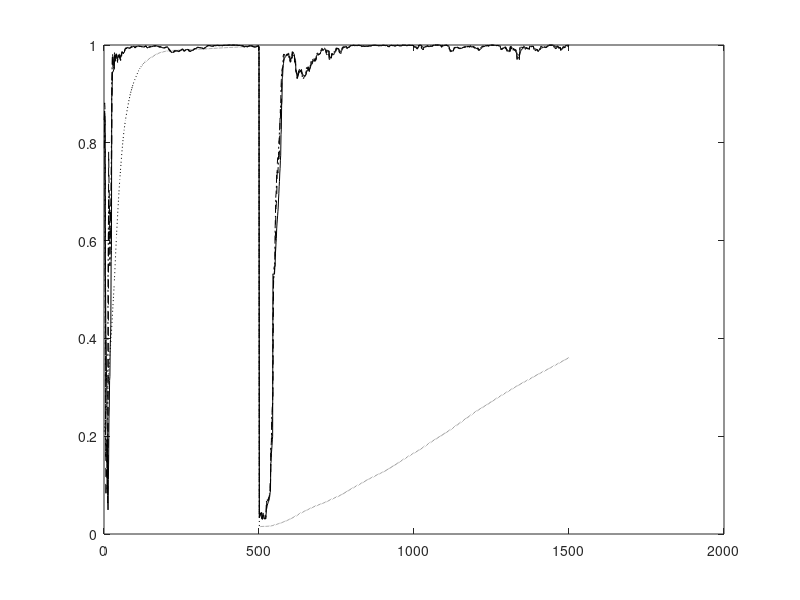

This figure's MATLAB source: (Note: this script raises an error after producing the figure.)
% This code is written to support the experiments in the book titled:
% Adaptive Machine Learning Algorithms with Python
% by
% Chanchal Chatterjee
% December 2021
% Speedup of the Adaptive EVD Algorithm 
% Steepest Descent, Conjugate Direction, Newton-Raphson methods
% Nonstationary Case

function evdX;

clear all; close all; 

eta0 = 400;

% Number of samples N and dimension D
nSamples1 = 500;
nSamples2 = 1000;
nSamples = nSamples1 + nSamples2;
nDim = 10;
nEA = 4;
nEpochs = 1;
randn('state',0);

% Generate the covX random matrices
if 0
covX = ...
[ 0.0910   0.0380  -0.0530  -0.0050   0.0100  -0.1360   0.1550   0.0300   0.0020   0.0320 ; ...
  0.0380   0.3730   0.0180  -0.0280  -0.0110  -0.3670   0.1540  -0.0570  -0.0310  -0.0650 ; ...
 -0.0530   0.0180   1.4300   0.0170   0.0550  -0.4500  -0.0380  -0.2980  -0.0410  -0.0300 ; ...
 -0.0050  -0.0280   0.0170   0.0840  -0.0050   0.0160   0.0420  -0.0220   0.0010   0.0050 ; ...
  0.0100  -0.0110   0.0550  -0.0050   0.0710   0.0880   0.0580  -0.0690  -0.0080   0.0030 ; ...
 -0.1360  -0.3670  -0.4500   0.0160   0.0880   5.7200  -0.5440  -0.2480   0.0050   0.0950 ; ...
  0.1550   0.1540  -0.0380   0.0420   0.0580  -0.5440   2.7500  -0.3430  -0.0110  -0.1200 ; ...
  0.0300  -0.0570  -0.2980  -0.0220  -0.0690  -0.2480  -0.3430   1.4500   0.0780   0.0280 ; ...
  0.0020  -0.0310  -0.0410   0.0010  -0.0080   0.0050  -0.0110   0.0780   0.0670   0.0150 ; ...
  0.0320  -0.0650  -0.0300   0.0050   0.0030   0.0950  -0.1200   0.0280   0.0150   0.3410 ];

covX = ...
[ 0.4270   0.0110  -0.0050  -0.0250   0.0890  -0.0790  -0.0190   0.0740   0.0890   0.0050 ; ...
  0.0110   5.6900  -0.0690  -0.2820  -0.7310   0.0900  -0.1240   0.1000   0.4320  -0.1030 ; ...
 -0.0050  -0.0690   0.0800   0.0980   0.0450  -0.0410   0.0230   0.0220  -0.0350   0.0120 ; ...
 -0.0250  -0.2820   0.0980   2.8000  -0.1070   0.1500  -0.1930   0.0950  -0.2260   0.0460 ; ...
  0.0890  -0.7310   0.0450  -0.1070   3.4400   0.2530   0.2510   0.3160   0.0390  -0.0100 ; ...
 -0.0790   0.0900  -0.0410   0.1500   0.2530   2.2700  -0.1800   0.2950  -0.0390  -0.1130 ; ...
 -0.0190  -0.1240   0.0230  -0.1930   0.2510  -0.1800   0.3270   0.0270   0.0260  -0.0160 ; ...
  0.0740   0.1000   0.0220   0.0950   0.3160   0.2950   0.0270   0.7270  -0.0960  -0.0170 ; ...
  0.0890   0.4320  -0.0350  -0.2260   0.0390  -0.0390   0.0260  -0.0960   0.7150  -0.0090 ; ...
  0.0050  -0.1030   0.0120   0.0460  -0.0100  -0.1130  -0.0160  -0.0170  -0.0090   0.0650 ];

covX = ...
[ 0.3350   0.0260  -0.0510  -0.0120   0.0790   0.0170   0.0290   0.0080   0.0770  -0.0300 ; ...
  0.0260   0.0910   0.0110  -0.0100   0.0060  -0.0140  -0.0020  -0.0230   0.0110   0.0350 ; ...
 -0.0510   0.0110   0.0780   0.0000   0.0160   0.0030   0.0300  -0.0350  -0.0030  -0.0490 ; ...
 -0.0120  -0.0100   0.0000   0.0820  -0.0030  -0.0260  -0.0250  -0.0290  -0.0150   0.0250 ; ...
  0.0790   0.0060   0.0160  -0.0030   0.7970   0.1940  -0.0370  -0.0230   0.0590  -0.1450 ; ...
  0.0170  -0.0140   0.0030  -0.0260   0.1940   1.5000   0.0140  -0.1040   0.1140  -0.2290 ; ...
  0.0290  -0.0020   0.0300  -0.0250  -0.0370   0.0140   0.2770  -0.0300  -0.0770  -0.0510 ; ...
  0.0080  -0.0230  -0.0350  -0.0290  -0.0230  -0.1040  -0.0300   0.3170   0.0220   0.0100 ; ...
  0.0770   0.0110  -0.0030  -0.0150   0.0590   0.1140  -0.0770   0.0220   0.5380   0.0340 ; ...
 -0.0300   0.0350  -0.0490   0.0250  -0.1450  -0.2290  -0.0510   0.0100   0.0340   0.6680 ];

covX = ...
[ 0.0840  -0.0120   0.0010   0.0150  -0.0040   0.0240  -0.0110   0.0270   0.0730  -0.0120 ; ...
 -0.0120   0.7930   0.0000   0.1970   0.0310  -0.0260   0.0500   0.0790   0.1450  -0.0270 ; ...
  0.0010   0.0000   0.0660  -0.0230   0.0110  -0.0170   0.0390  -0.0020   0.0170  -0.0040 ; ...
  0.0150   0.1970  -0.0230   0.7280  -0.0030  -0.0150   0.1210   0.0900   0.0800   0.0410 ; ...
 -0.0040   0.0310   0.0110  -0.0030   0.0800  -0.0010  -0.0070   0.0230  -0.0140  -0.0230 ; ...
  0.0240  -0.0260  -0.0170  -0.0150  -0.0010   0.3360  -0.1470  -0.0370   0.3020  -0.0520 ; ...
 -0.0110   0.0500   0.0390   0.1210  -0.0070  -0.1470   1.4500  -0.1320  -0.2300  -0.1370 ; ... 
  0.0270   0.0790  -0.0020   0.0900   0.0230  -0.0370  -0.1320   0.3200   0.2380   0.0170 ; ...
  0.0730   0.1450   0.0170   0.0800  -0.0140   0.3020  -0.2300   0.2380   2.9300  -0.0570 ; ...
 -0.0120  -0.0270  -0.0040   0.0410  -0.0230  -0.0520  -0.1370   0.0170  -0.0570   0.3040 ];

covX = ...
[ 0.0900   0.0010  -0.0080  -0.1910  -0.0070   0.0410  -0.0300  -0.0580   0.0220   0.0320 ; ...
  0.0010   0.0920  -0.0110   0.0080  -0.0140  -0.0020   0.0120  -0.0100  -0.0210  -0.0020 ; ...
 -0.0080  -0.0110   0.0820   0.0820   0.0140  -0.0200  -0.0580   0.1050   0.0040   0.0230 ; ...
 -0.1910   0.0080   0.0820   5.6800  -0.0960  -0.0150   0.6460   0.2190  -0.2380   0.2180 ; ...
 -0.0070  -0.0140   0.0140  -0.0960   0.0760  -0.0350  -0.0400  -0.0230   0.0270  -0.0140 ; ...
  0.0410  -0.0020  -0.0200  -0.0150  -0.0350   0.4580   0.1380  -0.2510   0.0120   0.0390 ; ...
 -0.0300   0.0120  -0.0580   0.6460  -0.0400   0.1380   1.8200  -0.1830  -0.0020   0.1170 ; ...
 -0.0580  -0.0100   0.1050   0.2190  -0.0230  -0.2510  -0.1830   4.0700  -0.4640   0.1470 ; ...
  0.0220  -0.0210   0.0040  -0.2380   0.0270   0.0120  -0.0020  -0.4640   0.2630   0.0540 ; ...
  0.0320  -0.0020   0.0230   0.2180  -0.0140   0.0390   0.1170   0.1470   0.0540   0.3870 ];

covX = 20*[0.091 0.038 -.053 -.005 0.010; ...
           0.038 0.373 0.018 -.028 -.011; ...
           -.053 0.018 1.430 0.017 0.055; ...
           -.005 -.028 0.017 0.084 -.005; ...
           0.010 -.011 0.055 -.005 0.071];
end

covX1 = 2*...
[ 0.0910   0.0380  -0.0530  -0.0050   0.0100  -0.1360   0.1550   0.0300   0.0020   0.0320 ; ...
  0.0380   0.3730   0.0180  -0.0280  -0.0110  -0.3670   0.1540  -0.0570  -0.0310  -0.0650 ; ...
 -0.0530   0.0180   1.4300   0.0170   0.0550  -0.4500  -0.0380  -0.2980  -0.0410  -0.0300 ; ...
 -0.0050  -0.0280   0.0170   0.0840  -0.0050   0.0160   0.0420  -0.0220   0.0010   0.0050 ; ...
  0.0100  -0.0110   0.0550  -0.0050   0.0710   0.0880   0.0580  -0.0690  -0.0080   0.0030 ; ...
 -0.1360  -0.3670  -0.4500   0.0160   0.0880   5.7200  -0.5440  -0.2480   0.0050   0.0950 ; ...
  0.1550   0.1540  -0.0380   0.0420   0.0580  -0.5440   2.7500  -0.3430  -0.0110  -0.1200 ; ...
  0.0300  -0.0570  -0.2980  -0.0220  -0.0690  -0.2480  -0.3430   1.4500   0.0780   0.0280 ; ...
  0.0020  -0.0310  -0.0410   0.0010  -0.0080   0.0050  -0.0110   0.0780   0.0670   0.0150 ; ...
  0.0320  -0.0650  -0.0300   0.0050   0.0030   0.0950  -0.1200   0.0280   0.0150   0.3410 ];
covX2 = 4* ...
[ 0.0900   0.0010  -0.0080  -0.1910  -0.0070   0.0410  -0.0300  -0.0580   0.0220   0.0320 ; ...
  0.0010   0.0920  -0.0110   0.0080  -0.0140  -0.0020   0.0120  -0.0100  -0.0210  -0.0020 ; ...
 -0.0080  -0.0110   0.0820   0.0820   0.0140  -0.0200  -0.0580   0.1050   0.0040   0.0230 ; ...
 -0.1910   0.0080   0.0820   5.6800  -0.0960  -0.0150   0.6460   0.2190  -0.2380   0.2180 ; ...
 -0.0070  -0.0140   0.0140  -0.0960   0.0760  -0.0350  -0.0400  -0.0230   0.0270  -0.0140 ; ...
  0.0410  -0.0020  -0.0200  -0.0150  -0.0350   0.4580   0.1380  -0.2510   0.0120   0.0390 ; ...
 -0.0300   0.0120  -0.0580   0.6460  -0.0400   0.1380   1.8200  -0.1830  -0.0020   0.1170 ; ...
 -0.0580  -0.0100   0.1050   0.2190  -0.0230  -0.2510  -0.1830   4.0700  -0.4640   0.1470 ; ...
  0.0220  -0.0210   0.0040  -0.2380   0.0270   0.0120  -0.0020  -0.4640   0.2630   0.0540 ; ...
  0.0320  -0.0020   0.0230   0.2180  -0.0140   0.0390   0.1170   0.1470   0.0540   0.3870 ];

    
% Compute data
[V1,D1] = eig(covX1);
[d1,in1] = sort(diag(D1));
[V2,D2]= eig(covX2);
[d2,in2]=sort(diag(D2));
VV1 = zeros(nDim,nDim);
VV2 = zeros(nDim,nDim);
DD1 = zeros(nDim,nDim);
DD2 = zeros(nDim,nDim);
for i = 1 : nDim
   VV1(:,i) = V1(:,in1(nDim+1-i));
   VV2(:,i) = V2(:,in2(nDim+1-i));
   DD1(i,i) = D1(in1(nDim+1-i),in1(nDim+1-i));
   DD2(i,i) = D2(in2(nDim+1-i),in2(nDim+1-i));
end
x1(1:nDim,1:nSamples1) = VV1*sqrt(DD1)*randn(nDim,nSamples1);
x2(1:nDim,1:nSamples2) = VV2*sqrt(DD2)*randn(nDim,nSamples2);

% Compute Corrl matrix and eigen vectors
corX1 = zeros(nDim,nDim);
corX2 = zeros(nDim,nDim);
for i = 1 : nSamples1
   corX1 = corX1 + x1(:,i)*x1(:,i)'/nSamples1;
end
for i = 1 : nSamples2
   corX2 = corX2 + x2(:,i)*x2(:,i)'/nSamples2;
end
[V1,D1] = eig(corX1);
[d1,in1] = sort(diag(D1));
[V2,D2] = eig(corX2);
[d2,in2] = sort(diag(D2));

VV1 = zeros(nDim,nDim);
VV2 = zeros(nDim,nDim);
DD1 = zeros(nDim,nDim);
DD2 = zeros(nDim,nDim);
for i = 1 : nDim
   VV1(:,i) = V1(:,in1(nDim+1-i));
   VV2(:,i) = V2(:,in2(nDim+1-i));
   DD1(i,i) = D1(in1(nDim+1-i),in1(nDim+1-i));
   DD2(i,i) = D2(in2(nDim+1-i),in2(nDim+1-i));
end

%corX1
%V1
diag(DD1)'
%corX2
%V2
diag(DD2)'


% Adaptive algorithm
Weight = 0.995;
A = zeros(nDim,nDim);
W1 = 0.1 * ones(nDim,nEA);
W2 = 0.1 * ones(nDim,nEA);
W3 = 0.1 * ones(nDim,nEA);
W4 = 0.1 * ones(nDim,nEA);

I  = eye(nDim,nDim);
invB  = eye(nDim,nDim);

for epoch = 1 : nEpochs
   for iter = 1 : nSamples
      
      if iter <= nSamples1
        	Ak = x1(:,iter) * x1(:,iter)';
      else 
         Ak = x2(:,iter-nSamples1) * x2(:,iter-nSamples1)';
      end
      A = Weight * A + (1.0/(nSamples*(epoch-1) + iter))*(Ak - Weight * A);

      % Gradient Descent - Xu
      etat = 1.0/(eta0 + nSamples*(epoch-1) + iter);
      G = (-2*A*W1 + A*W1*triu(W1'*W1) + W1*triu(W1'*A*W1));
      W1 = W1 - etat*G;
      
      % Steepest Descent
      G = (-2*A*W2 + A*W2*triu(W2'*W2) + W2*triu(W2'*A*W2));
      for i = 1 : nEA
         g = G(:,i);
         w = W2(:,i);
         M = zeros(nDim,nDim);
         for k = 1 : i-1
            M = M + (A*W2(:,k)*W2(:,k)' + W2(:,k)*W2(:,k)'*A);
         end
         
         F = - 2*A + 2*A*w*w' + 2*w*w'*A + A*(w'*w) + (w'*A*w)*I  +  M;
      	a0 = g'*g;
      	a1 = - g'*F*g;
      	a2 = 3*((w'*A*g)*(g'*g) + (g'*A*g)*(w'*g));
      	a3 = - 2*(g'*A*g)*(g'*g);
      	c = [a3 a2 a1 a0];
         rts = roots(c);
         
         cnt = 1; clear rs; clear r; clear J;
         for k = 1 : 3
            if isreal(rts(k))
               rs(cnt) = rts(k);
            	r = w - rts(k)*g;
               J(cnt) = (-2*r'*A*r + r'*A*r*r'*r + r'*M*r);
               cnt = cnt + 1;
            end
         end
         [yy, iyy] = min(J);
         alpha = rs(iyy);
         
         w = w - alpha * g;
		  	W2(:,i) = w;
      end
      
      % Conjugate Direction Method
      
      % Initialize D
      G = -2*A*W3 + A*W3*triu(W3'*W3) + W3*triu(W3'*A*W3);
      if (iter == 1)
      	D = -G;   
      end
      
      % Update W
      for i = 1 : nEA
         g = G(:,i);
         w = W3(:,i);
         d = D(:,i);
         M = zeros(nDim,nDim);
         for k = 1 : i-1
            M = M + (A*W3(:,k)*W3(:,k)' + W3(:,k)*W3(:,k)'*A);
         end
         F = - 2*A + 2*A*w*w' + 2*w*w'*A + A*(w'*w) + (w'*A*w)*I  +  M;
         
         a0 = g'*d;
      	a1 = d'*F*d;
      	a2 = 3*((w'*A*d)*(d'*d) + (d'*A*d)*(w'*d));
      	a3 = 2*(d'*A*d)*(d'*d);
      	c = [a3 a2 a1 a0];
         rts = roots(c);
         
         cnt = 1; clear rs; clear r; clear J;
         for k = 1 : 3
            if isreal(rts(k))
               rs(cnt) = rts(k);
            	r = w + rts(k)*d;
               J(cnt) = -2*r'*A*r + r'*A*r*r'*r + r'*M*r;
               cnt = cnt + 1;
            end
         end
         [yy, iyy] = min(J);
         alpha = rs(iyy);
         
         %alpha = min(abs(rts));
         w = w + alpha * d;
		  	W3(:,i) = w;
      end
      
      % Update d
      G = -2*A*W3 + A*W3*triu(W3'*W3) + W3*triu(W3'*A*W3);
      for i = 1 : nEA
         g = G(:,i);
         w = W3(:,i);
         d = D(:,i);
         M = zeros(nDim,nDim);
         for k = 1 : i-1
            M = M + (A*W3(:,k)*W3(:,k)' + W3(:,k)*W3(:,k)'*A);
         end
         F = - 2*A + 2*A*w*w' + 2*w*w'*A + A*(w'*w) + (w'*A*w)*I  +  M;
         beta = (g'*F*d) / (d'*F*d);
         d = -g + 1*beta*d;   
         D(:,i) = d;
      end
      
      % Newton-Raphson
      G = (-2*A*W4 + A*W4*triu(W4'*W4) + W4*triu(W4'*A*W4));
      for i = 1 : nEA
         g = G(:,i);
         w = W4(:,i);
         M = zeros(nDim,nDim);
         for k = 1 : i-1
            M = M + (A*W4(:,k)*W4(:,k)' + W4(:,k)*W4(:,k)'*A);
         end
         F = - 2*A + 2*A*w*w' + 2*w*w'*A + A*(w'*w) + (w'*A*w)*I  +  M;
         
         lambda = w'*A*w;
         Atilde = A;
      	if (iter > 1)
         	invB = (I + (Atilde/lambda))/lambda; 
      	end
      	invC = invB - (2*invB*A*w*w'*invB)/(1 + 2*w'*invB*A*w);
         invF = invC - (2*invC*w*w'*A*invC)/(1 + 2*w'*A*invC*w);
         
         h = -invF*g;
      	a0 = g'*h;
      	a1 = h'*F*h;
      	a2 = 3*((w'*A*h)*(h'*h) + (h'*A*h)*(w'*h));
      	a3 = 2*(h'*A*h)*(h'*h);
      	c = [a3 a2 a1 a0];
         rts = roots(c);
                  
         clear rs; clear r; clear J;
         cnt = 1; 
         for k = 1 : 3
            if isreal(rts(k))
               rs(cnt) = rts(k);
            	r = w + rts(k)*h;
               J(cnt) = (-2*r'*A*r + r'*A*r*r'*r + r'*M*r);
               cnt = cnt + 1;
            end
         end
         [yy, iyy] = min(J);
         alpha = rs(iyy);
         
         w = w + alpha*h; % 0.01(1), 0.06(2,3,4)

		  	W4(:,i) = w;
      end
      
      
      for i = 1 : nEA      
      	u1 = W1(:,i)/norm(W1(:,i));
      	u2 = W2(:,i)/norm(W2(:,i));
      	u3 = W3(:,i)/norm(W3(:,i));
      	u4 = W4(:,i)/norm(W4(:,i));
         if iter <= nSamples1
            cos_t1(i,iter) = abs(u1'*VV1(:,i));
            cos_t2(i,iter) = abs(u2'*VV1(:,i));
            cos_t3(i,iter) = abs(u3'*VV1(:,i));
            cos_t4(i,iter) = abs(u4'*VV1(:,i));
         else 
            cos_t1(i,iter) = abs(u1'*VV2(:,i));
            cos_t2(i,iter) = abs(u2'*VV2(:,i));
            cos_t3(i,iter) = abs(u3'*VV2(:,i));
            cos_t4(i,iter) = abs(u4'*VV2(:,i));
         end   
      end
      ind(iter) = iter;
   end
end

% Plot the convergence results
figure(1);
plot(ind,cos_t1(1,:),'k:'); hold on;
plot(ind,cos_t2(1,:),'k-'); hold on;
plot(ind,cos_t3(1,:),'k--'); hold on;
plot(ind,cos_t4(1,:),'k-.'); hold on;
legend('Gradient Descent','Steepest Descent','Conjugate Direction','Newton-Rhapson',0);
xlabel('Number of Samples');
ylabel('Direction Cosine - Component 1');
hold off;

% Plot the convergence results
figure(2);
plot(ind,cos_t1(2,:),'k:'); hold on;
plot(ind,cos_t2(2,:),'k-'); hold on;
plot(ind,cos_t3(2,:),'k--'); hold on;
plot(ind,cos_t4(2,:),'k-.'); hold on;
legend('Gradient Descent','Steepest Descent','Conjugate Direction','Newton-Rhapson',0);
xlabel('Number of Samples');
ylabel('Direction Cosine - Component 2');
hold off;

% Plot the convergence results
figure(3);
plot(ind,cos_t1(3,:),'k:'); hold on;
plot(ind,cos_t2(3,:),'k-'); hold on;
plot(ind,cos_t3(3,:),'k--'); hold on;
plot(ind,cos_t3(3,:),'k-.'); hold on;
legend('Gradient Descent','Steepest Descent','Conjugate Direction','Newton-Rhapson',0);
xlabel('Number of Samples');
ylabel('Direction Cosine - Component 3');
hold off;

% Plot the convergence results
figure(4);
plot(ind,cos_t1(4,:),'k:'); hold on;
plot(ind,cos_t2(4,:),'k-'); hold on;
plot(ind,cos_t3(4,:),'k--'); hold on;
plot(ind,cos_t4(4,:),'k-.'); hold on;
legend('Gradient Descent','Steepest Descent','Conjugate Direction','Newton-Rhapson',0);
xlabel('Number of Samples');
ylabel('Direction Cosine - Component 4');
hold off;


%keyboard




  
